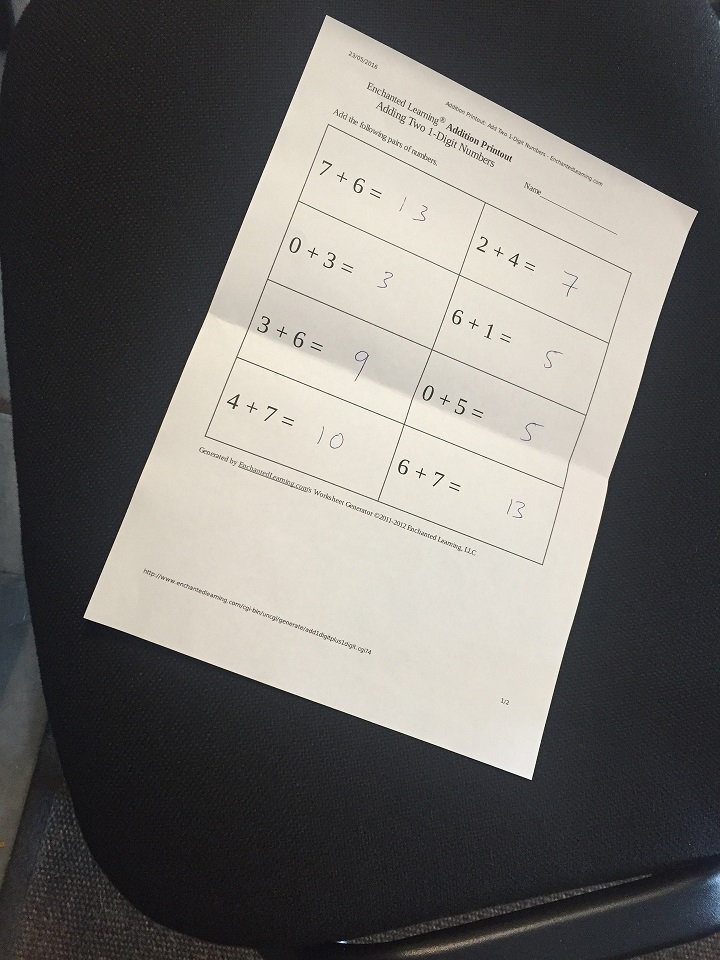
#> input picture imgs/scan.jpg, 720 x 960 px, found by its file name
$ python perspective_transform.py
#> lines starting #> are read from the running program, lines starting #| are printed output that depends on the picture
import cv2
import numpy as np
from matplotlib import pyplot as plt


img = cv2.imread('imgs/scan.jpg')
#> img is the input picture: shape (960, 720, 3); mean B, G, R 106.2, 109.5, 111.7

row, col = 1, 2
fig, axs = plt.subplots(row, col, figsize=(15, 10))
fig.tight_layout()

axs[0].imshow(cv2.cvtColor(img, cv2.COLOR_BGR2RGB))
axs[0].set_title('Original')

# Coordinates of the 4 corners of the original img
ptsA = np.float32([[320, 15], [700, 215], [85, 610], [530, 780]])

# Coordinates of the 4 corners of the desired output
ptsB = np.float32([[0, 0], [420, 0], [0, 594], [420, 594]])

M = cv2.getPerspectiveTransform(ptsA, ptsB)

warped = cv2.warpPerspective(img, M, (420, 594))
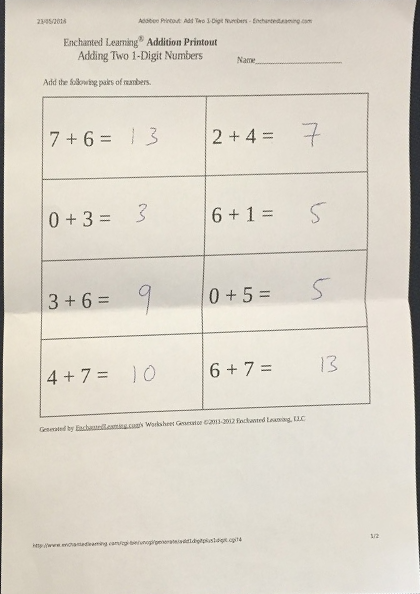
#> warped: shape (594, 420, 3); mean B, G, R 201, 212.6, 218.5

axs[1].imshow(cv2.cvtColor(warped, cv2.COLOR_BGR2RGB))
axs[1].set_title('Warp Perspective')

plt.show()
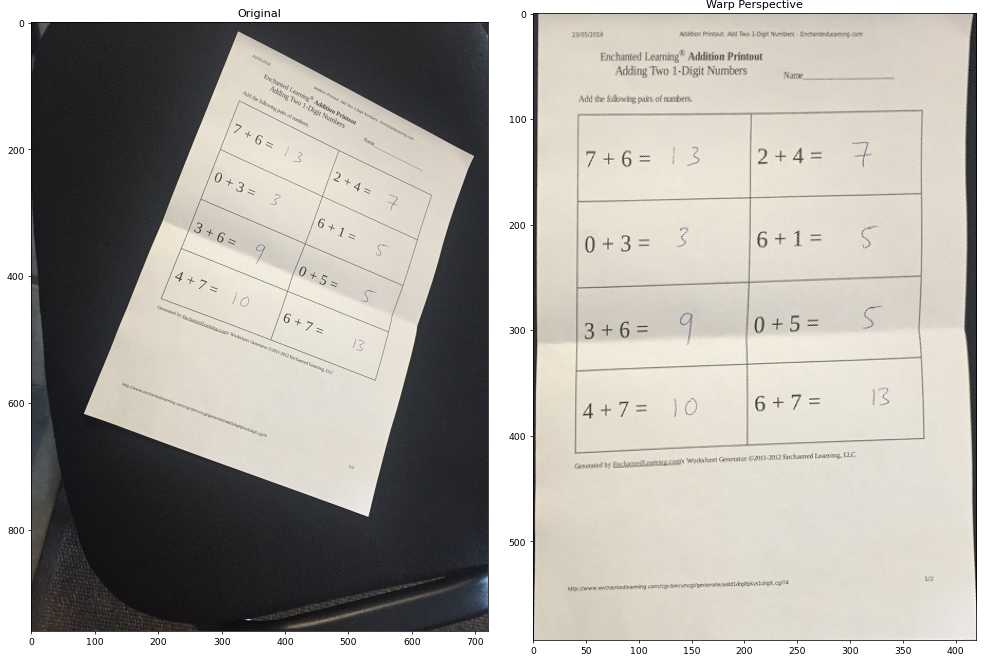
#> figure drawn by matplotlib, 2 panels
